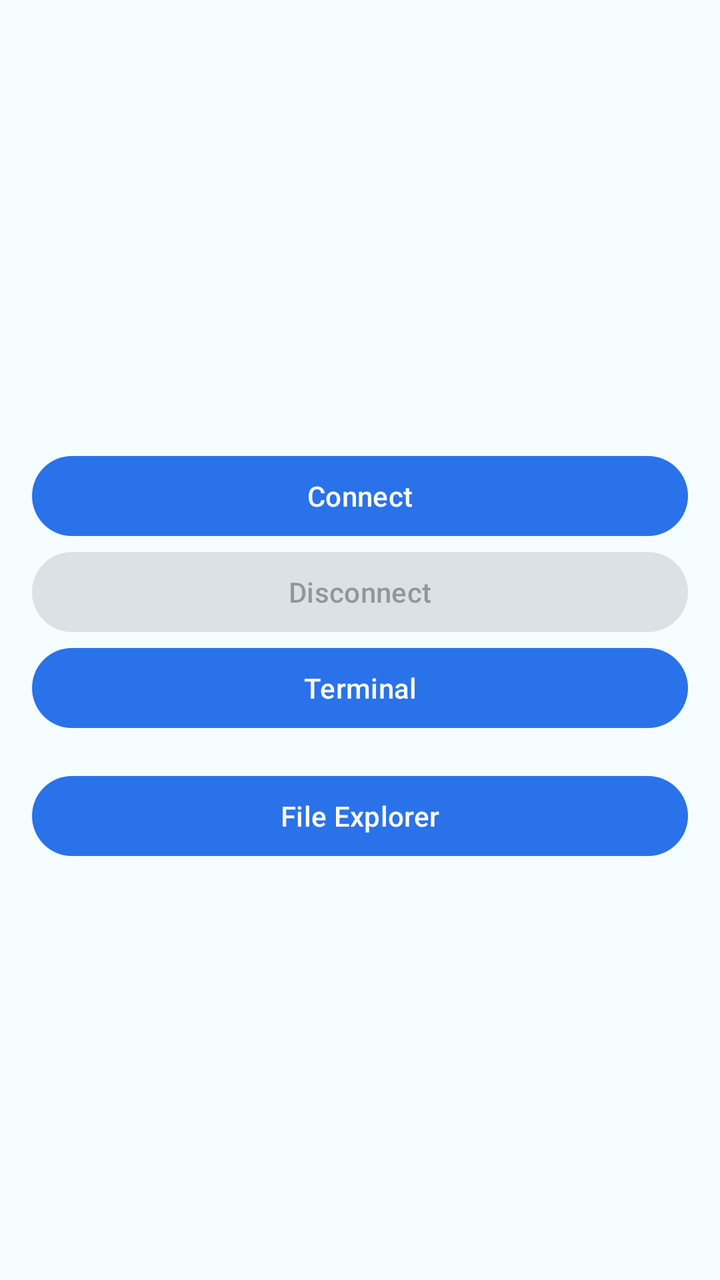
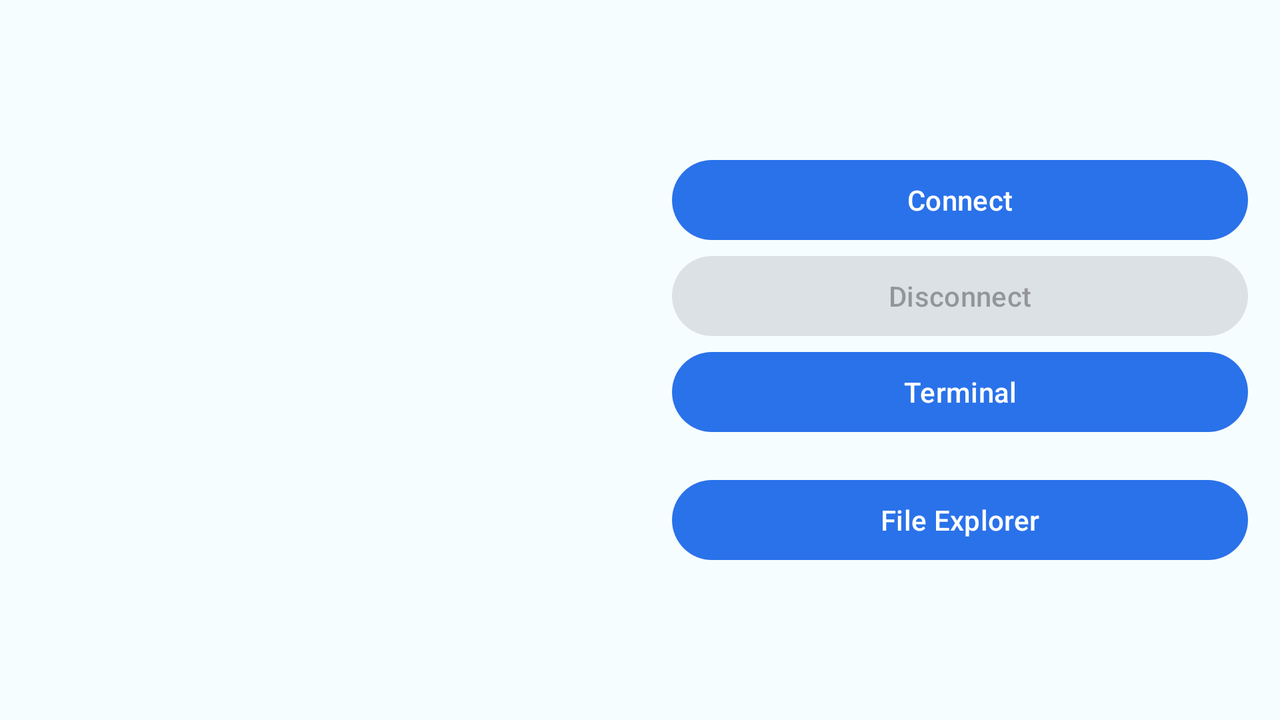

One screen, two layout resources from the same app: the default and the repository's alternative for another configuration. Each is rendered where Android would select it; the XML of both is given below.
<!-- AndroidManifest.xml: application theme Theme.Tutorial6_Bluetooth -->
<!-- res/layout/activity_main.xml -->
<?xml version="1.0" encoding="utf-8"?>
<LinearLayout xmlns:android="http://schemas.android.com/apk/res/android"
    xmlns:tools="http://schemas.android.com/tools"
    xmlns:app="http://schemas.android.com/apk/res-auto"
    android:layout_width="match_parent"
    android:layout_height="match_parent"
    android:orientation="vertical"
    android:padding="16dp"
    android:gravity="center"
    tools:context=".ui.MainActivity"
    tools:ignore="HardcodedText" >
    
    <androidx.constraintlayout.widget.ConstraintLayout
        android:layout_width="match_parent"
        android:layout_height="wrap_content"
        android:layout_marginBottom="16dp">

        <ImageView
            android:id="@+id/imgLogo"
            android:layout_width="0dp"
            android:layout_height="wrap_content"
            android:adjustViewBounds="true"
            android:contentDescription="App Logo"
            android:src="@drawable/ic_launcher_foreground"
            app:layout_constraintBottom_toBottomOf="parent"
            app:layout_constraintEnd_toEndOf="parent"
            app:layout_constraintStart_toStartOf="parent"
            app:layout_constraintTop_toTopOf="parent"
            app:layout_constraintWidth_max="400dp" />

    </androidx.constraintlayout.widget.ConstraintLayout>

    <Button
        android:id="@+id/btnConnect"
        android:layout_width="match_parent"
        android:layout_height="wrap_content"
        android:text="Connect" />

    <Button
        android:id="@+id/btnDisconnect"
        android:layout_width="match_parent"
        android:layout_height="wrap_content"
        android:text="Disconnect"
        android:enabled="false" />

    <Button
        android:id="@+id/btnTerminal"
        android:layout_width="match_parent"
        android:layout_height="wrap_content"
        android:text="Terminal" />

    <Button
        android:id="@+id/btnFileExplorer"
        android:layout_width="match_parent"
        android:layout_height="wrap_content"
        android:text="File Explorer"
        android:layout_marginTop="16dp"/>

</LinearLayout>
<!-- resources referenced by this layout -->
<resources>
  <style name="Theme.Tutorial6_Bluetooth" parent="Base.Theme.Tutorial6_Bluetooth" />
  <style name="Base.Theme.Tutorial6_Bluetooth" parent="Theme.Material3.DayNight.NoActionBar">
          
          <item name="colorPrimary">@color/blue_primary</item>
          <item name="android:colorBackground">#F6FDFF</item>
  
          <item name="colorOnPrimary">@color/white</item>
          
          <item name="android:statusBarColor">@color/blue_primary</item>
          <item name="android:windowLightStatusBar">false</item>
      </style>
  <color name="blue_primary">#2A72EA</color>
  <color name="white">#FFFFFFFF</color>
</resources>
<!-- res/layout-land/activity_main.xml (the repository's variant of the layout above) -->
<!-- drawn on the phone turned sideways -->
<?xml version="1.0" encoding="utf-8"?>
<LinearLayout xmlns:android="http://schemas.android.com/apk/res/android"
    xmlns:tools="http://schemas.android.com/tools"
    xmlns:app="http://schemas.android.com/apk/res-auto"
    android:layout_width="match_parent"
    android:layout_height="match_parent"
    android:orientation="horizontal"
    android:padding="16dp"
    android:gravity="center"
    tools:context=".ui.MainActivity"
    tools:ignore="HardcodedText"
    android:fitsSystemWindows="true">

    
    <androidx.constraintlayout.widget.ConstraintLayout
        android:layout_width="0dp"
        android:layout_height="match_parent"
        android:layout_weight="1">

        <ImageView
            android:id="@+id/imgLogo"
            android:layout_width="0dp"
            android:layout_height="wrap_content"
            android:adjustViewBounds="true"
            android:contentDescription="App Logo"
            android:src="@drawable/ic_launcher_foreground"
            app:layout_constraintBottom_toBottomOf="parent"
            app:layout_constraintEnd_toEndOf="parent"
            app:layout_constraintStart_toStartOf="parent"
            app:layout_constraintTop_toTopOf="parent"
            app:layout_constraintWidth_max="300dp" />

    </androidx.constraintlayout.widget.ConstraintLayout>

    
    <LinearLayout
        android:layout_width="0dp"
        android:layout_height="wrap_content"
        android:layout_weight="1"
        android:orientation="vertical"
        android:gravity="center"
        android:paddingStart="16dp">

        <Button
            android:id="@+id/btnConnect"
            android:layout_width="match_parent"
            android:layout_height="wrap_content"
            android:text="Connect" />

        <Button
            android:id="@+id/btnDisconnect"
            android:layout_width="match_parent"
            android:layout_height="wrap_content"
            android:text="Disconnect"
            android:enabled="false" />

        <Button
            android:id="@+id/btnTerminal"
            android:layout_width="match_parent"
            android:layout_height="wrap_content"
            android:text="Terminal" />

        <Button
            android:id="@+id/btnFileExplorer"
            android:layout_width="match_parent"
            android:layout_height="wrap_content"
            android:text="File Explorer"
            android:layout_marginTop="16dp"/>

    </LinearLayout>

</LinearLayout>
